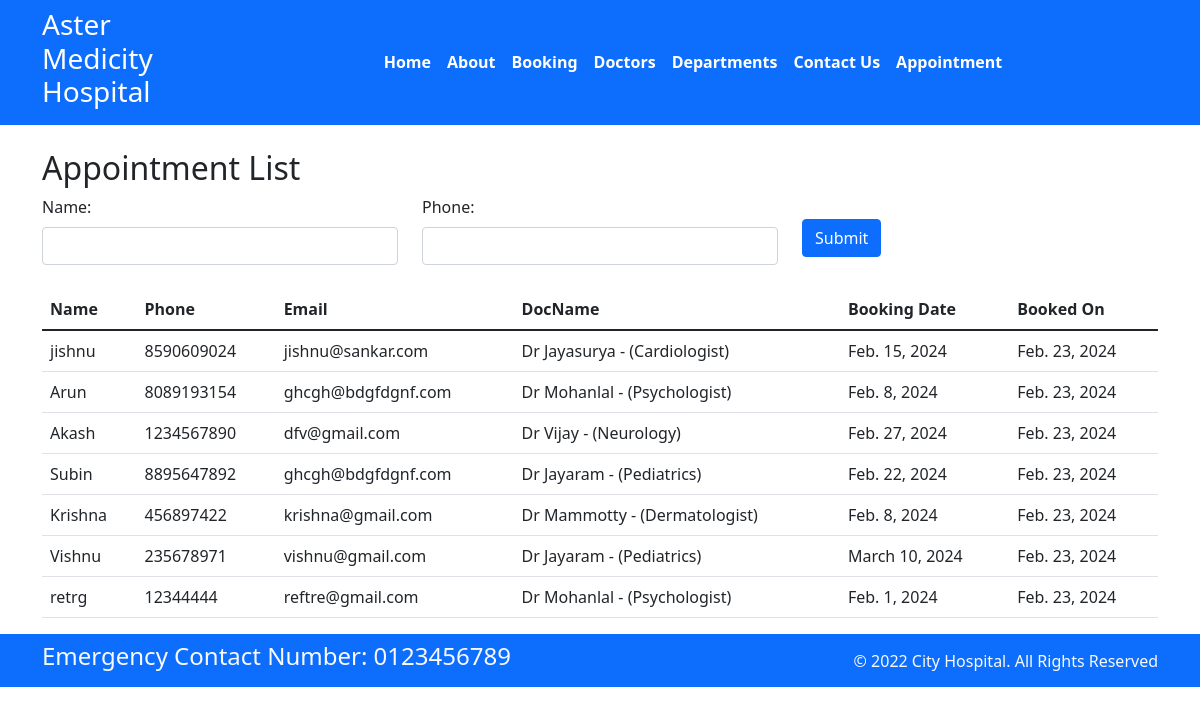
The app's page /appointment with its own data.
### home/models.py (models this page shows)
class Booking(models.Model):
    p_name = models.CharField(max_length=255)
    p_phone = models.CharField(max_length=10)
    p_email = models.EmailField()
    doc_name = models.ForeignKey(Doctors, on_delete=models.CASCADE)
    booking_date = models.DateField()
    booked_on = models.DateField(auto_now=True)

class Doctors(models.Model):
    doc_name = models.CharField(max_length=255)
    doc_spec = models.CharField(max_length=255)
    dep_name = models.ForeignKey(Departments, on_delete=models.CASCADE)
    doc_image = models.ImageField(upload_to='doctors')
    def __str__(self):
        return 'Dr ' +  self.doc_name + ' - (' + self.doc_spec + ')'

### home/views.py (the view)
# urls.py: path('appointment', views.BookingListView.as_view(), name='appointment'),
class BookingListView(ListView):
    model = Booking
    template_name = 'booking_list.html'
    context_object_name = 'bookings'
    filterset_class = BookingFilter
    def get_queryset(self):
        queryset = super().get_queryset()
        self.filterset = self.filterset_class(self.request.GET, queryset=queryset)
        return self.filterset.qs
    def get_context_data(self, **kwargs):
        context = super().get_context_data(**kwargs)
        context['filter'] = self.filterset
        return context

### templates/booking_list.html (shortened to what this page needs)
{% extends 'base.html' %}
{% block content %}
  <div class="container mt-4">
    <h2>Appointment List</h2>
    <form method="get" action="" class="mb-4">
      <div class="row">
        <div class="col-md-4">
          <label for="name" class="form-label">Name:</label>
          <input type="text" class="form-control" name="p_name" value="{{ request.GET.p_name }}">
        </div>
        <div class="col-md-4">
          <label for="phone" class="form-label">Phone:</label>
          <input type="text" class="form-control" name="p_phone" value="{{ request.GET.p_phone }}">
        </div>
        <div class="col-md-4">
          <button class="btn btn-primary mt-4" type="submit">Submit</button>
        </div>
      </div>
    </form>
    <table class="table">
      <thead>
        <tr>
          <th>Name</th>
          <th>Phone</th>
          <th>Email</th>
          <th>DocName</th>
          <th>Booking Date</th>
          <th>Booked On</th>
        </tr>
      </thead>
      <tbody>
        {% for booking in bookings %}
          <tr>
            <td>{{ booking.p_name }}</td>
            <td>{{ booking.p_phone }}</td>
            <td>{{ booking.p_email }}</td>
            <td>{{ booking.doc_name }}</td>
            <td>{{ booking.booking_date }}</td>
            <td>{{ booking.booked_on }}</td>
          </tr>
        {% endfor %}
      </tbody>
    </table>
  </div>
{% endblock %}

### records on screen
Booking: p_name "jishnu", p_phone "8590609024", p_email "jishnu@sankar.com", doc_name "Dr Jayasurya - (Cardiologist)", booking_date "Feb. 15, 2024", booked_on "Feb. 23, 2024"
Booking: p_name "Arun", p_phone "8089193154", p_email "ghcgh@bdgfdgnf.com", doc_name "Dr Mohanlal - (Psychologist)", booking_date "Feb. 8, 2024", booked_on "Feb. 23, 2024"
Booking: p_name "Akash", p_phone "1234567890", p_email "dfv@gmail.com", doc_name "Dr Vijay - (Neurology)", booking_date "Feb. 27, 2024", booked_on "Feb. 23, 2024"
Booking: p_name "Subin", p_phone "8895647892", p_email "ghcgh@bdgfdgnf.com", doc_name "Dr Jayaram - (Pediatrics)", booking_date "Feb. 22, 2024", booked_on "Feb. 23, 2024"
Booking: p_name "Krishna", p_phone "456897422", p_email "krishna@gmail.com", doc_name "Dr Mammotty - (Dermatologist)", booking_date "Feb. 8, 2024", booked_on "Feb. 23, 2024"
Booking: p_name "Vishnu", p_phone "235678971", p_email "vishnu@gmail.com", doc_name "Dr Jayaram - (Pediatrics)", booking_date "March 10, 2024", booked_on "Feb. 23, 2024"
Booking: p_name "retrg", p_phone "12344444", p_email "reftre@gmail.com", doc_name "Dr Mohanlal - (Psychologist)", booking_date "Feb. 1, 2024", booked_on "Feb. 23, 2024"
